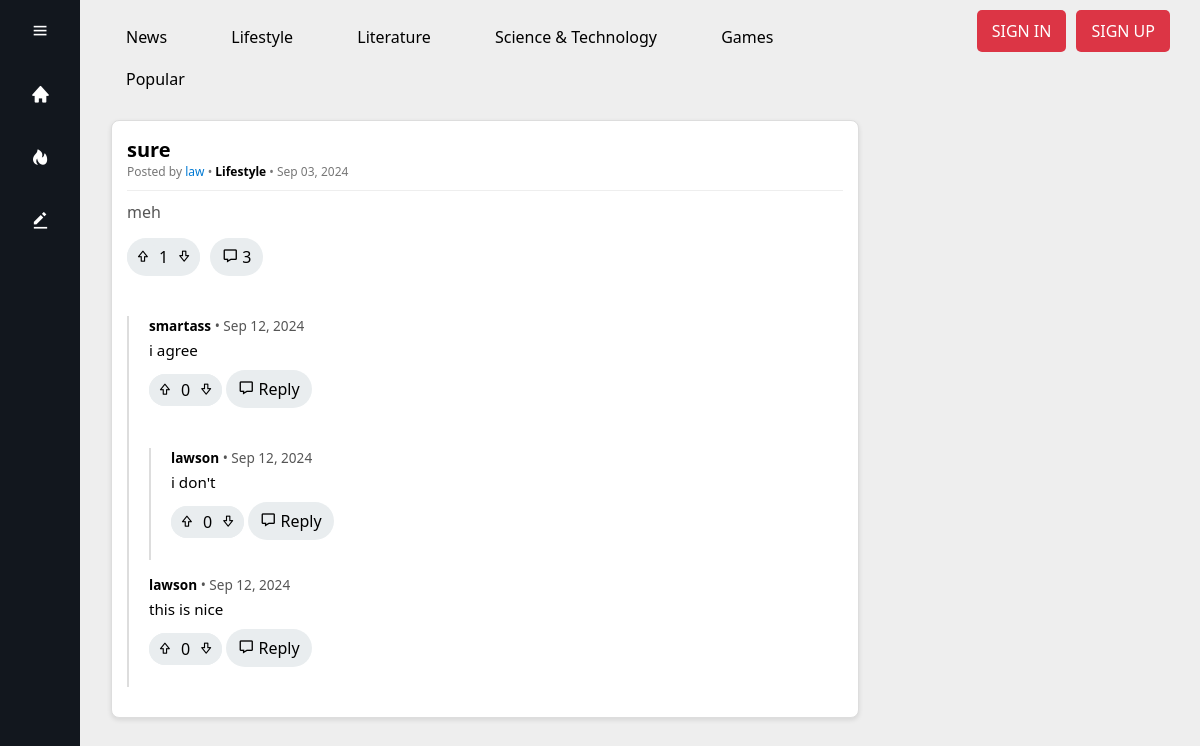
The app's page /forum/Lifestyle/2 with its own data.
### forum/models.py (models this page shows, shortened)
class Posts(models.Model):
    user = models.ForeignKey(settings.AUTH_USER_MODEL, on_delete=models.CASCADE)
    title = models.CharField(max_length=300)
    text = models.CharField(max_length=10000, blank=True, default='')
    community = models.CharField(max_length=300)
    image = models.ImageField(upload_to="posts/", null=True, blank=True)
    upload_date = models.DateTimeField(auto_now_add=True)
    upvotes = models.IntegerField(default=0, blank=True)
    downvotes = models.IntegerField(default=0, blank=True)
    views = models.IntegerField(default=0, blank=True)

class Comments(models.Model):
    message = models.CharField(max_length=10000)
    post = models.ForeignKey(to=Posts, on_delete=models.CASCADE, related_name="comments")
    user = models.ForeignKey(settings.AUTH_USER_MODEL, on_delete=models.CASCADE)
    parent = models.ForeignKey('self', on_delete=models.CASCADE, null=True, blank=True, related_name='replies')
    created_at = models.DateTimeField(auto_now_add=True)
    upvotes = models.IntegerField(default=0, blank=True)
    downvotes = models.IntegerField(default=0, blank=True)

### user/models.py (models this page shows, shortened)
class CustomUser(AbstractUser):
    magazine_favorites = models.ManyToManyField(
        to=Magazine,
        related_name='saved_users',
        blank=True
    )
    post_likes = models.ManyToManyField(
        to=Posts,
        related_name='liked_users',
        blank=True
    )
    subscribe = models.BooleanField(default=False)
    objects = CustomUserManager()
    def __str__(self):
        return self.username

### forum/views.py (the view)
# urls.py: path('<str:community_name>/<int:post_id>', views.post, name='post'),
def post(request, community_name, post_id):
    assert isinstance(request, HttpRequest)
    post = Posts.objects.filter(id=post_id)[0]
    post.views += 1
    post.save()
    if request.user.is_authenticated:
        vote = Vote.objects.filter(post_id=post_id, user=request.user).first()
        if request.method == 'POST':
            if request.POST.get("form_type") == "commentForm":
                form = forms.CommentsForm(request.POST)
                if form.is_valid():
                    form.save()
                    print("comment add success")
                else:
                    print(form)
                    print(request.POST)
                    print(request.FILES)
            elif request.POST.get("form_type") == "replyForm":
                form = forms.CommentsForm(request.POST)
                if form.is_valid():
                    form.save()
                    print("reply add success")
                else:
                    print(form)
                    print(request.POST)
        return render(
            request,
            'forum_post.html',
            {
                "title": post.title,
                "post": post,
                "vote": vote
            }
        )
    else:
        return render(
            request,
            'forum_post.html',
            {
                "title": post.title,
                "post": post,
            }
        )

### forum/templatetags/custom_filters.py (called while the page is built)
@register.filter
def time_since(value):
    now = timezone.now()
    diff = now - value
    if diff < timedelta(minutes=1):
        return f"{int(diff.seconds)} seconds ago"
    elif diff < timedelta(hours=1):
        return f"{int(diff.seconds // 60)} minutes ago"
    elif diff < timedelta(days=1):
        return f"{int(diff.seconds // 3600)} hours ago"
    elif diff < timedelta(weeks=1):
        return f"{int(diff.days)} days ago"
    elif diff < timedelta(weeks=4):
        return f"{int(diff.days // 7)} weeks ago"
    elif diff < timedelta(days=365):
        return value.strftime("%b %d")  # e.g., "Apr 12"
    else:
        return value.strftime("%b %d, %Y")  # e.g., "Apr 12, 2023"

### forum/templatetags/forum_concat.py (called while the page is built)
@register.filter
def concat(val1, val2):
    return f"{val1}{val2}"

### forum/templatetags/forum_sub.py (called while the page is built)
@register.filter
def subtract(value, arg):
    return value - arg

### templates/forum_post.html (shortened to what this page needs)
{% extends 'forum_layout.html' %}
{% block header %}
    <link href="{% static 'content/forum_main.css' %}" rel="stylesheet" >
{% endblock %}
{% block content %}
    <div class="container">
        <div class="post-container">
            {% include 'forum_post_structure.html' %}
        </div>
    </div>
{% endblock %}

### templates/forum_post_structure.html (shortened to what this page needs)
{% load custom_filters forum_concat forum_sub forum_filter filter_votetype %}
<div class="post-box" data-href="/forum/{{ post.community }}/{{ post.id }}">
    <div class="post-header">
        <h2 class="post-title"><a style="text-decoration: none; color: black" href="/forum/{{ post.community }}/{{ post.id }}">{{ post.title }}</a></h2>
        <p class="post-meta">Posted by <a href="/{{ post.user }}/profile/">{{ post.user }}</a> • <b><a style="color: black" href="/forum/{{ post.community }}">{{ post.community }}</a></b> • {{ post.upload_date|time_since }} </p>
    </div>
    <div class="post-content">
        <p>{{ post.text}}</p>
    </div>
    <div class="post-footer">
        <div id="post_{{ post.id }}_votes" class="vote-container" ">
            <button class="vote-button upvote" onclick="{% if user.is_authenticated %}vote_{{ post.id }}_Post({{ post.id }}, 1){% else %}location.href='/login/'{% endif %}">
                <i class='bx bx-upvote'></i>
            </button>
            <div class="vote-count" id="post_{{ post.id }}_count">{{ post.upvotes|subtract:post.downvotes}}</div>
            <button class="vote-button downvote" onclick="{% if user.is_authenticated %}vote_{{ post.id }}_Post({{ post.id }}, 0){% else %}location.href='/login'{% endif %}">
                <i class='bx bx-downvote'></i>
            </button>
        </div>
        {% if request.path != "/forum/"|concat:post.community|concat:"/"|concat:post.id %}
            <button class="reply-button" onclick="document.location.href='/forum/{{ post.community }}/{{ post.id }}'"><i class='bx bx-message'></i> <span id="reply-count">{{ post.comments.count }}</span></button>
        {% else %}
            {% if request.user.is_authenticated %}
            <button class="reply-button" onclick="toggleComment()"><i class='bx bx-message'></i> <span id="reply-count">{{ post.comments.count }}</span></button>
            {% else %}
            <button class="reply-button" onclick="location.href='/login/'"><i class='bx bx-message'></i> <span id="reply-count">{{ post.comments.count }}</span></button>
            {% endif %}
        {% endif %}
            </div>
    {% if request.path == "/forum/"|concat:post.community|concat:"/"|concat:post.id %}
    <div class="comment-section">
        {% for comment in post.comments.filter %}
            {% if comment.parent_id == NULL %}
                <div class="comment">
                    <div class="comment-header"><a style="text-decoration: none; color: black" href="/{{ comment.user }}/profile/"><b>{{ comment.user }}</b></a> • {{ comment.created_at|time_since }}</div>
                    <div class="comment-content">{{ comment.message }}</div>
                    <div class="comment-footer">
                        <div id="comment_{{ comment.id }}_votes" class="vote-container" ">
                            <button class="vote-button upvote" onclick="{% if user.is_authenticated %}vote_{{ comment.id }}_Comment({{ comment.id }}, 1){% else %}location.href='/login/'{% endif %}">
                                <i class='bx bx-upvote'></i>
                            </button>
                            <div class="vote-count" id="comment_{{ comment.id }}_count">{{ comment.upvotes|subtract:comment.downvotes}}</div>
                            <button class="vote-button downvote" onclick="{% if user.is_authenticated %}vote_{{ comment.id }}_Comment({{ comment.id }}, 0){% else %}location.href='/login'{% endif %}">
                                <i class='bx bx-downvote'></i>
                            </button>
                        </div>
                        {% if request.user.is_authenticated %}
                        {% if request.path != "/forum/"|concat:post.community|concat:"/"|concat:post.id %}
                            <button class="reply-button" onclick="document.location.href='/forum/{{ post.community }}/{{ post.id }}'"><i class='bx bx-message'></i> <span id="reply-count">Reply</span></button>
                        {% else %}
                            <button class="reply-button" onclick="toggleReplySection(this)"><i class='bx bx-message'></i> <span id="reply-count">Reply</span></button>
                        {% endif %}
                        {% else %}
                            <button class="reply-button" onclick="location.href='/login/'"><i class='bx bx-message'></i> <span id="reply-count">Reply</span></button>
                        {% endif %}
                    </div>
                    {% if comment.replies.all %}
                    {% include 'forum_nested_reply.html' with comments=comment.replies.all %}
                    {% endif %}
                </div>
            {% endif %}
        {% endfor %}
    </div>
    {% endif %}
</div>

### templates/forum_nested_reply.html (shortened to what this page needs)
{% load custom_filters forum_concat forum_filter filter_votetype forum_sub %}
<div class="comment-section">
    {% for comment in comments %}
        <div class="comment">
            <div class="comment-header"><a href="/{{ comment.user }}/profile/" style="text-decoration: none; color: black;"><b>{{ comment.user }}</b></a> • {{ comment.created_at|time_since }}</div>
            <div class="comment-content">{{ comment.message }}</div>
            <div class="comment-footer">
                <div id="comment_{{ comment.id }}_votes" class="vote-container" ">
                    <button class="vote-button upvote" onclick="{% if user.is_authenticated %}vote_{{ comment.id }}_Comment({{ comment.id }}, 1){% else %}location.href='/login/'{% endif %}">
                        <i class='bx bx-upvote'></i>
                    </button>
                    <div class="vote-count" id="comment_{{ comment.id }}_count">{{ comment.upvotes|subtract:comment.downvotes}}</div>
                    <button class="vote-button downvote" onclick="{% if user.is_authenticated %}vote_{{ comment.id }}_Comment({{ comment.id }}, 0){% else %}location.href='/login'{% endif %}">
                        <i class='bx bx-downvote'></i>
                    </button>
                </div>
            {% if request.user.is_authenticated %}
                {% if request.path != "/forum/"|concat:post.community|concat:"/"|concat:post.id %}
                    <button class="reply-button" onclick="document.location.href='/forum/{{ post.community }}/{{ post.id }}'"><i class='bx bx-message'></i> <span id="reply-count">Reply</span></button>
                {% else %}
                    <button class="reply-button" onclick="toggleReplySection(this)"><i class='bx bx-message'></i> <span id="reply-count">Reply</span></button>
                {% endif %}
            {% else %}
                <button class="reply-button" onclick="location.href='/login/'"><i class='bx bx-message'></i> <span id="reply-count">Reply</span></button>
            {% endif %}
            </div>
        </div>
    {% endfor %}
</div>

### static/content/forum_layout.css (style rules this page uses)
* { margin:0; padding:0; box-sizing: border-box; font-family: 'Segoe UI', Tahoma, Geneva, Verdana, sans-serif; }
.container { margin-top: 20px; margin-bottom: 20px; }

### static/content/forum_main.css (style rules this page uses)
.post-container { max-width: 1000px; margin: 20px auto; padding: 0 15px; }
.post-box { background-color: #ffffff; border: 1px solid #ddd; border-radius: 8px; margin-bottom: 15px; padding: 15px; box-shadow: 0 2px 5px rgba(0, 0, 0, 0.1); }
.post-header { border-bottom: 1px solid #eee; padding-bottom: 10px; margin-bottom: 10px; }
.post-title { font-size: 20px; margin: 0; color: #333; }
.post-meta { font-size: 12px; color: #777; }
.post-meta a { color: #0079d3; text-decoration: none; }
.post-content { font-size: 16px; color: #555; }
.post-footer { margin-top: 15px; display: flex; justify-content: flex-start; gap: 10px; }
.reply-button { background-color: #e9edef; border: none; padding: 8px 12px; border-radius: 20px; cursor: pointer; font-size: 16px; align-items: center; justify-content: center; }
.comment-section { margin-top: 20px; padding-left: 20px; border-left: 2px solid #ddd; }
.comment { margin-bottom: 15px; }
.comment .comment-header { font-size: 0.85em; color: #555; margin-bottom: 5px; }
.comment .comment-content { font-size: 0.95em; margin-bottom: 10px; }
.comment-footer { margin-top: 10px; }
.vote-container { display: inline-flex; align-items: center; background-color: #e9edef; padding: 0; border-radius: 20px; }
.vote-container .vote-button { width: 32px; height: 32px; display: flex; align-items: center; justify-content: center; border: 0; border-radius: 50%; cursor: pointer; transition: background-color 0.2s; background-color: inherit; }

### records on screen
Posts: title "sure", user "law", community "Lifestyle", upload_date "Sep 03, 2024", text "meh", upvotes|subtract "1", comments.count "3"
Comments: user "smartass", created_at "Sep 12, 2024", message "i agree", upvotes|subtract "0"
Comments: user "lawson", created_at "Sep 12, 2024", message "i don't", upvotes|subtract "0"
Comments: user "lawson", created_at "Sep 12, 2024", message "this is nice", upvotes|subtract "0"
